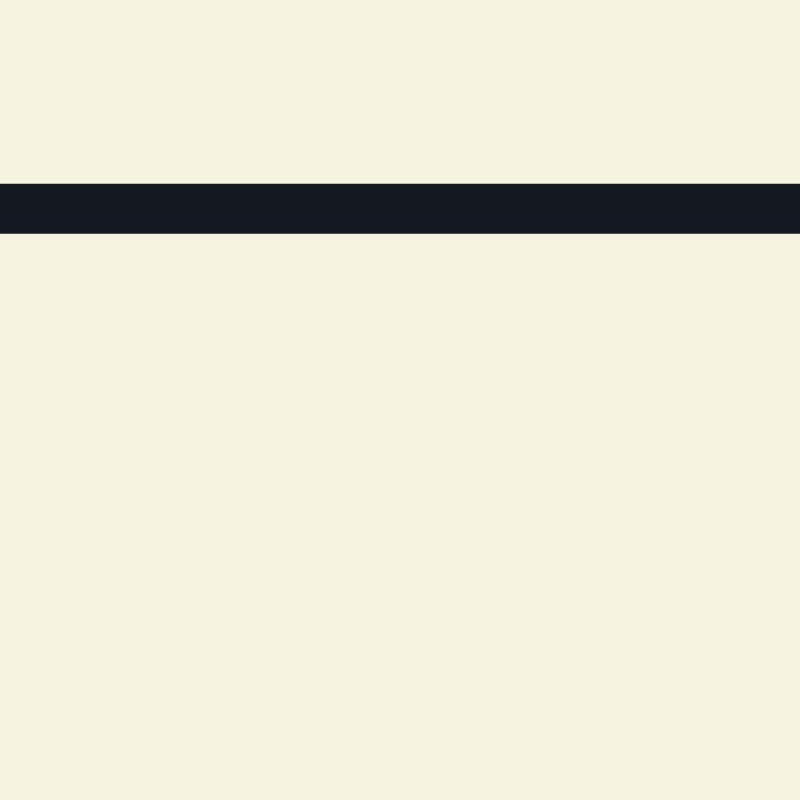
Frame 1 (no input)
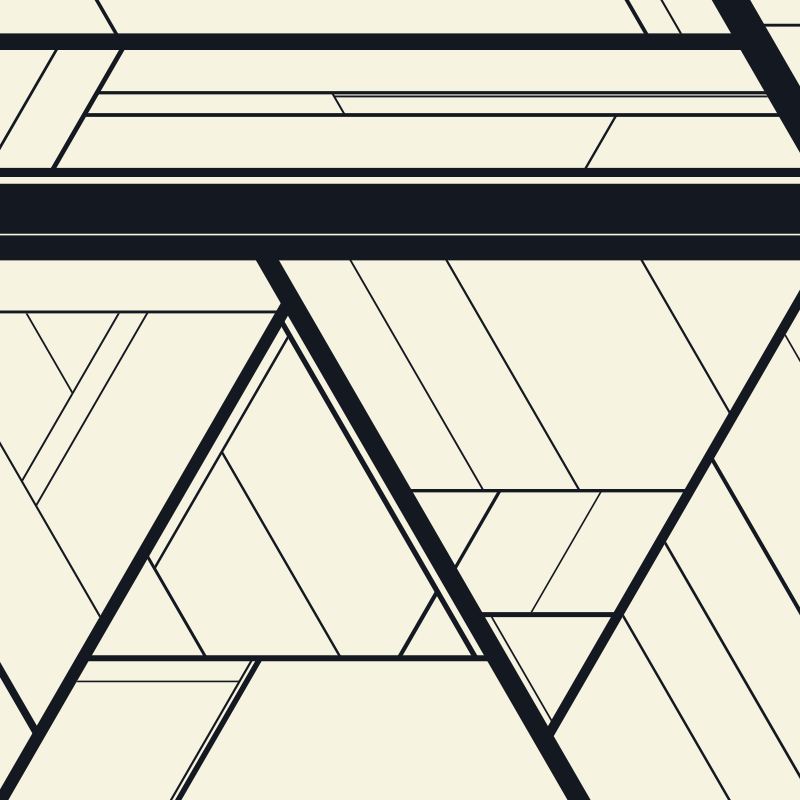
Frame 60 (the mouse pressed at the canvas centre just before this capture)
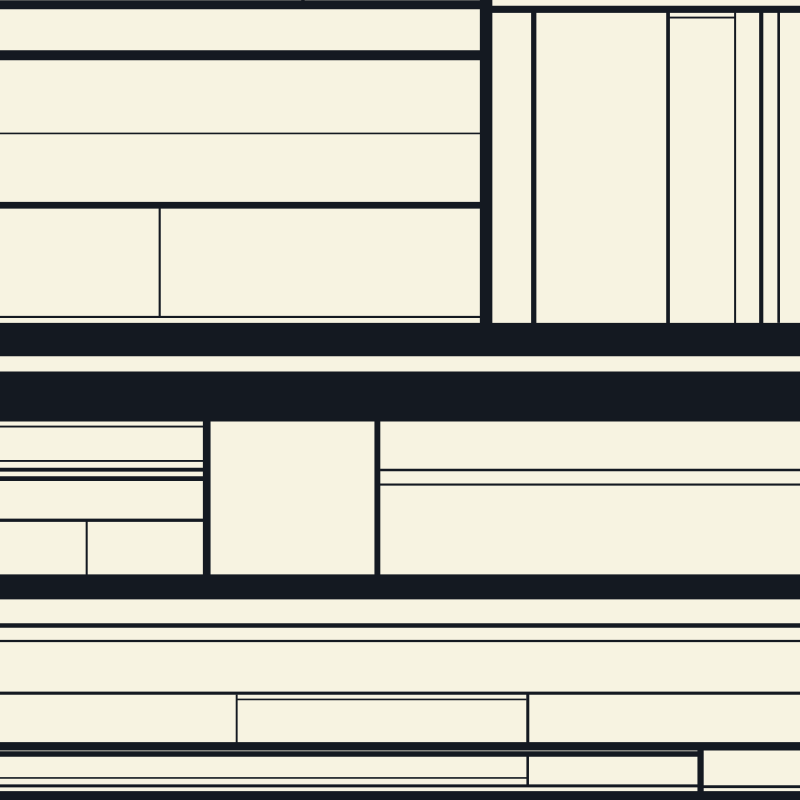
Frame 120 (the mouse held since frame 60 and released just before this capture)

The Processing sketch that drew these frames (run headless with seeded random() and noise(); from frame 60 on, the mouse is pressed at the canvas centre):

// Processing sketch: processing_187275
// ── processing_187275.pde

PVector center;
Offset p1, p2, p3, p4;
int directions = 3;
int lineMinLength = 20;
int age;
PGraphics pg;
void setup() {
  size(800, 800);
  pg = createGraphics(width+100, height+100);
  pg.beginDraw();
  pg.background(#F7F3E1);
  pg.noStroke();
  pg.fill(#141921);
  pg.endDraw();
}
void draw() {
  pg.beginDraw();
  pg.loadPixels();
  center = new PVector(random(pg.width), random(pg.height));
  float wi = constrain(50.0 / (1 + age * 0.5), 1, 50);
  p1 = new Offset(center, wi/3);
  p2 = new Offset(center, wi/3, p1.angle + PI);
  center.x += wi*cos(p1.angle + HALF_PI);
  center.y += wi*sin(p1.angle + HALF_PI);
  p3 = new Offset(center, wi/3, p2.angle);
  p4 = new Offset(center, wi/3, p1.angle);

  age++;
  //strokeWeight(wi);
  float d1 = dist(p1.x, p1.y, p2.x, p2.y);
  float d2 = dist(p3.x, p3.y, p4.x, p4.y);
  if(d1 > lineMinLength && abs(1 - d1/d2) < 0.08) {
    pg.beginShape();
    pg.vertex(p1.x, p1.y);
    pg.vertex(p2.x, p2.y);
    pg.vertex(p3.x, p3.y);
    pg.vertex(p4.x, p4.y);
    pg.endShape(CLOSE);
  }
  pg.endDraw();
  image(pg, -50, -50);
}
void mousePressed() {
  directions++;
  if(directions == 6) {
    directions = 7;
  }
  if(directions == 8) {
    directions = 3;
  }
  pg.beginDraw();
  pg.background(#F7F3E1);
  pg.endDraw();
  age = 0;
  loop();
}
class Offset {
  float dist, angle, overshoot;
  PVector center;
  boolean done;
  float x, y;
  Offset(PVector c, float overshoot) {
    this(c, overshoot, TWO_PI/directions * ((int)(3*directions*noise(c.x*0.008, c.y*0.008))));
  }
  Offset(PVector c, float overshoot, float angle) {
    center = c.get();
    this.overshoot = overshoot;
    dist = 0;
    this.angle = angle;
    done = false;
    inc(0);
    while(!done) {
      inc(1);
      if (outside() || used()) {
        inc(overshoot);
        done = true;
      }
    }
  }
  boolean used() {
    return brightness(pg.pixels[(int)x+pg.width*(int)y]) < 222;
  }
  void inc(float d) {
    dist += d;
    x = center.x + dist*cos(angle);
    y = center.y + dist*sin(angle);
  }
  boolean outside() {
    return x < 0 || x >= pg.width || y < 0 || y >= pg.height;
  }
}
